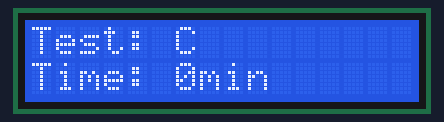
Bench run of a sketch on a simulated Arduino Uno, built with avr-gcc and run on an emulated ATmega328P. Shown: 16×2 character LCD. What the sketch prints to the serial monitor is not drawn.

Above: at 0.1 s.
At 60.3 s:
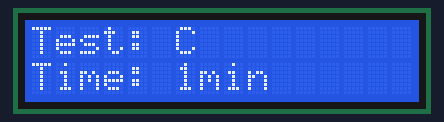
At 120.5 s:
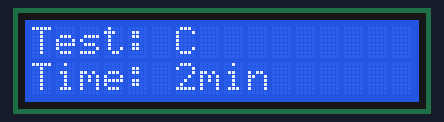

Measured:
- what the display in image 1 shows lasts 60.2 s, from 60.2 s to 120.4 s

The sketch:

LCD_test.ino
```cpp
#include <Wire.h>
#include <LCD.h>
#include <LiquidCrystal_I2C.h>

LiquidCrystal_I2C lcd(0x27,2,1,0,4,5,6,7);

unsigned long minutes,seconds;

void setup() {
  // put your setup code here, to run once:
  lcd.begin(16,2);

  lcd.setBacklightPin(3,POSITIVE);
  lcd.setBacklight(HIGH);
  lcd.home();
  Serial.begin(9600);

}

void loop() {
  // put your main code here, to run repeatedly:

  seconds = (millis()/1000);
  //Serial.print("TEMPRATURE = ");
  Serial.print("test");
  //Serial.print("*C");
  Serial.print("  ");
  //Serial.print("TIME = ");
  //Serial.print(minutes);
  //Serial.print(".");
  Serial.print(seconds);
  //Serial.print("min");
  Serial.println();

  /*
  if (digitalRead(button_pin) == LOW) {
    tim = millis();
    lcd.clear();
  }*/

  lcd.home (); // set cursor to 0,0
  lcd.print("Test: ");
  lcd.print("C");
  lcd.setCursor (0,1);        // go to start of 2nd line
  lcd.print("Time: ");
  lcd.print((millis())/60000);
  lcd.print("min");

  delay(1000);
}
```
